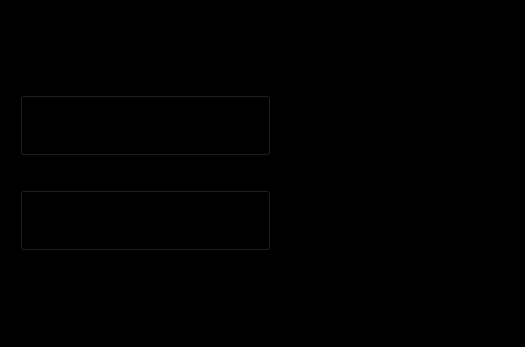
<?xml version="1.0" encoding="UTF-8"?>
<ui version="4.0">
 <class>CalibrationWidget</class>
 <widget class="QWidget" name="CalibrationWidget">
  <property name="geometry">
   <rect>
    <x>0</x>
    <y>0</y>
    <width>525</width>
    <height>347</height>
   </rect>
  </property>
  <property name="windowTitle">
   <string>Form</string>
  </property>
  <property name="styleSheet">
   <string notr="true">background-color: rgb(0, 0, 0);</string>
  </property>
  <widget class="QPushButton" name="RefuseButton">
   <property name="enabled">
    <bool>true</bool>
   </property>
   <property name="geometry">
    <rect>
     <x>20</x>
     <y>95</y>
     <width>251</width>
     <height>61</height>
    </rect>
   </property>
   <property name="font">
    <font>
     <pointsize>12</pointsize>
    </font>
   </property>
   <property name="autoFillBackground">
    <bool>false</bool>
   </property>
   <property name="styleSheet">
    <string notr="true">background-color: rgb(0, 0, 0);
border-color: qlineargradient(spread:pad, x1:0, y1:0, x2:1, y2:0, stop:0 rgba(0, 0, 0, 255), stop:1 rgba(255, 255, 255, 255));</string>
   </property>
   <property name="text">
    <string>Refuse Calibration</string>
   </property>
   <property name="checkable">
    <bool>true</bool>
   </property>
  </widget>
  <widget class="QPushButton" name="AcceptButton">
   <property name="enabled">
    <bool>true</bool>
   </property>
   <property name="geometry">
    <rect>
     <x>20</x>
     <y>190</y>
     <width>251</width>
     <height>61</height>
    </rect>
   </property>
   <property name="font">
    <font>
     <pointsize>12</pointsize>
    </font>
   </property>
   <property name="autoFillBackground">
    <bool>false</bool>
   </property>
   <property name="styleSheet">
    <string notr="true">background-color: rgb(0, 0, 0);
border-color: qlineargradient(spread:pad, x1:0, y1:0, x2:1, y2:0, stop:0 rgba(0, 0, 0, 255), stop:1 rgba(255, 255, 255, 255));</string>
   </property>
   <property name="text">
    <string>Accept Calibration</string>
   </property>
   <property name="checkable">
    <bool>true</bool>
   </property>
  </widget>
 </widget>
 <resources/>
 <connections/>
</ui>
